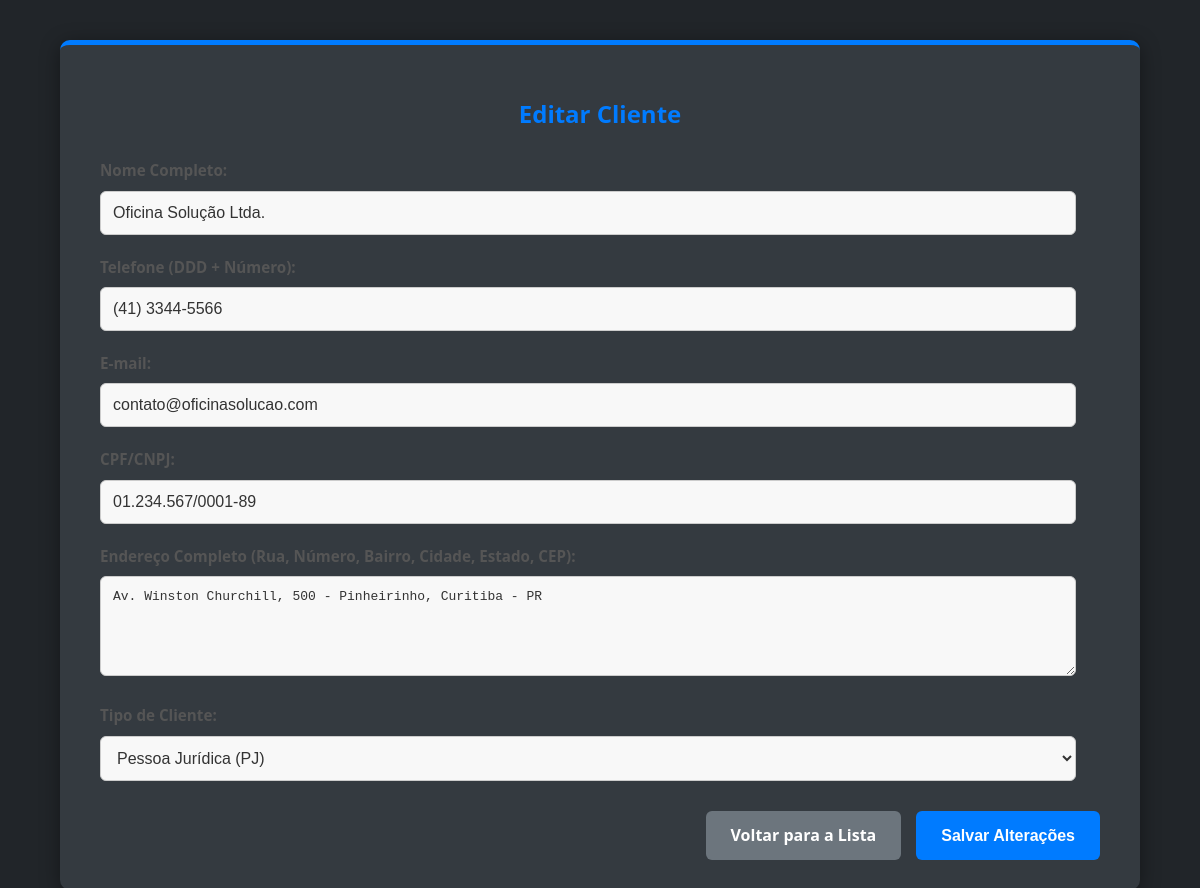
/clientes/editar_cliente.php?id=2 (signed in), run on the app's committed database.
### tables this page shows
CREATE TABLE `clientes` (
  `id` int NOT NULL,
  `nome` varchar(100) NOT NULL,
  `telefone` varchar(20) DEFAULT NULL,
  `email` varchar(100) DEFAULT NULL,
  `cpf_cnpj` varchar(20) DEFAULT NULL,
  `tipo_cliente` enum('PF','PJ') DEFAULT NULL,
  `endereco` text
);

### clientes/editar_cliente.php (the view, shortened to what this page needs)
<?php
$cliente_data = null;
$cliente_id_param = isset($_GET['id']) ? (int)$_GET['id'] : (isset($_POST['id']) ? (int)$_POST['id'] : 0);
if ($cliente_id_param <= 0) {
    header("Location: listar_clientes.php?status=error&msg=" . urlencode("ID do cliente não especificado ou inválido."));
    exit();
} else {
    $conn = new mysqli(DB_HOST, DB_USER, DB_PASS, DB_NAME);
    $sql_fetch_client = "SELECT id, nome, telefone, email, cpf_cnpj, endereco, tipo_cliente FROM clientes WHERE id = ?";
    if ($stmt_fetch = $conn->prepare($sql_fetch_client)) {
        $stmt_fetch->bind_param("i", $cliente_id_param);
        $stmt_fetch->execute();
        $result_fetch = $stmt_fetch->get_result();
        if ($result_fetch->num_rows > 0) {
            $cliente_data = $result_fetch->fetch_assoc();
        } else {
            header("Location: listar_clientes.php?status=error&msg=" . urlencode("Cliente não encontrado ou excluído."));
            exit();
        }
    } else {
        $message = 'Erro na preparação da consulta de busca: ' . $conn->error;
        $message_type = 'error';
    }
}
?>
<!DOCTYPE html>
<html lang="pt-BR">
<head>
    <link rel="stylesheet" href="../../css/style.css">
</head>
<body>
    <div class="container">
        <h2>Editar Cliente</h2>
        <?php if ($cliente_data):  ?>
        <form action="editar_cliente.php" method="POST">
            <div class="form-group">
                <label for="nome">Nome Completo:</label>
                <input type="text" id="nome" name="nome" required value="<?php echo htmlspecialchars($cliente_data['nome'] ?? ''); ?>">
            </div>
            <div class="form-group">
                <label for="telefone">Telefone (DDD + Número):</label>
                <input type="text" id="telefone" name="telefone" required value="<?php echo htmlspecialchars($cliente_data['telefone'] ?? ''); ?>">
            </div>
            <div class="form-group">
                <label for="email">E-mail:</label>
                <input type="email" id="email" name="email" value="<?php echo htmlspecialchars($cliente_data['email'] ?? ''); ?>">
            </div>
            <div class="form-group">
                <label for="cpf_cnpj">CPF/CNPJ:</label>
                <input type="text" id="cpf_cnpj" name="cpf_cnpj" required value="<?php echo htmlspecialchars($cliente_data['cpf_cnpj'] ?? ''); ?>">
            </div>
            <div class="form-group">
                <label for="endereco">Endereço Completo (Rua, Número, Bairro, Cidade, Estado, CEP):</label>
                <textarea id="endereco" name="endereco"><?php echo htmlspecialchars($cliente_data['endereco'] ?? ''); ?></textarea>
            </div>
            <div class="form-group">
                <label for="tipo_cliente">Tipo de Cliente:</label>
                <select id="tipo_cliente" name="tipo_cliente" required>
                    <option value="PJ" <?php echo (($cliente_data['tipo_cliente'] ?? '') == 'PJ') ? 'selected' : ''; ?>>Pessoa Jurídica (PJ)</option>
                </select>
            </div>
            <div class="form-actions">
                <a href="listar_clientes.php" class="btn-back">Voltar para a Lista</a>
                <input type="submit" value="Salvar Alterações">
            </div>
        </form>
        <?php else:  ?>
            <p class="no-records" style="text-align: center; color: red;">Não foi possível carregar os dados do cliente. <a href="listar_clientes.php">Voltar para a lista.</a></p>
        <?php endif; ?>
    </div>
</body>
</html>

### css/style.css (style rules this page uses)
html, body { height: 100%; margin: 0; padding: 0; }
body { font-family: 'Segoe UI', Tahoma, Geneva, Verdana, sans-serif; background-color: #212529; color: #f8f9fa; line-height: 1.6; }
.container { background-color: #343a40; padding: 30px 40px; border-radius: 10px; box-shadow: 0 4px 20px rgba(0, 0, 0, 0.4); max-width: 1000px; margin: 40px auto; border-top: 5px solid #007bff; }
h1, h2, h3 { color: #007bff; text-align: center; margin-bottom: 25px; font-weight: 600; }
.form-group { margin-bottom: 20px; }
.form-group label { display: block; margin-bottom: 8px; font-weight: 600; color: #ced4da; font-size: 0.95em; }
.form-group input[type="text"], .form-group input[type="number"], .form-group input[type="email"], .form-group input[type="datetime-local"], .form-group select, .form-group textarea { width: calc(100% - 24px); padding: 12px; border: 1px solid #495057; border-radius: 6px; font-size: 1em; box-sizing: border-box; transition: border-color 0.3s ease, box-shadow 0.3s ease; background-color: #6c757d; color: #f8f9fa; }
.form-group textarea { resize: vertical; min-height: 80px; }
.form-actions { display: flex; justify-content: flex-end; gap: 15px; margin-top: 30px; }
.form-actions input[type="submit"], .form-actions .btn-back { padding: 12px 25px; border: none; border-radius: 6px; cursor: pointer; font-size: 1em; font-weight: 600; transition: background-color 0.3s ease, transform 0.2s ease; text-decoration: none; display: inline-block; text-align: center; color: white; }
.form-actions input[type="submit"] { background-color: #28a745; }
.form-actions .btn-back { background-color: #6c757d; }

### clientes/editar_cliente.php (style rules this page uses)
.form-group { margin-bottom: 20px; }
.form-group label { display: block; margin-bottom: 8px; font-weight: 600; color: #555; font-size: 0.95em; }
.form-group input[type="text"], .form-group input[type="email"], .form-group select, .form-group textarea { width: calc(100% - 24px); padding: 12px; border: 1px solid #ccc; border-radius: 6px; font-size: 1em; box-sizing: border-box; transition: border-color 0.3s ease, box-shadow 0.3s ease; background-color: #f8f8f8; color: #333; }
.form-group textarea { resize: vertical; min-height: 100px; }
.form-actions { display: flex; justify-content: flex-end; gap: 15px; margin-top: 30px; }
.form-actions input[type="submit"], .form-actions .btn-back { padding: 12px 25px; border: none; border-radius: 6px; cursor: pointer; font-size: 1em; font-weight: 600; transition: background-color 0.3s ease, transform 0.2s ease; text-decoration: none; display: inline-block; text-align: center; }
.form-actions input[type="submit"] { background-color: #007bff; color: white; }
.form-actions .btn-back { background-color: #6c757d; color: white; }

### data on the page
clientes: nome "Oficina Solução Ltda.", telefone "(41) 3344-5566", email "contato@oficinasolucao.com", cpf_cnpj "01.234.567/0001-89", endereco "Av. Winston Churchill, 500 - Pinheirinho, Curitiba - PR", tipo_cliente "Pessoa Jurídica (PJ)"
